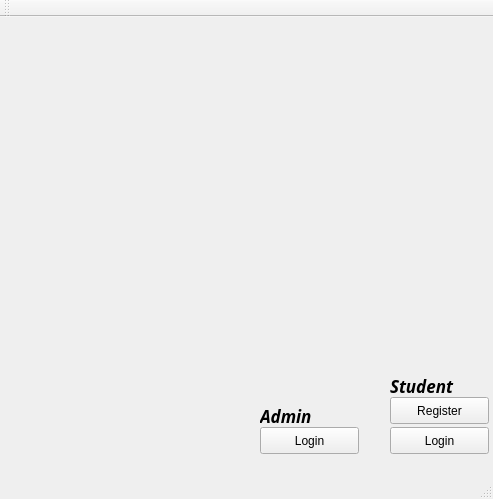
<?xml version="1.0" encoding="UTF-8"?>
<ui version="4.0">
 <class>MainWindow</class>
 <widget class="QMainWindow" name="MainWindow">
  <property name="geometry">
   <rect>
    <x>0</x>
    <y>0</y>
    <width>493</width>
    <height>499</height>
   </rect>
  </property>
  <property name="windowTitle">
   <string>MainWindow</string>
  </property>
  <property name="windowOpacity">
   <double>5.000000000000000</double>
  </property>
  <widget class="QWidget" name="centralWidget">
   <widget class="QPushButton" name="pushButton">
    <property name="geometry">
     <rect>
      <x>260</x>
      <y>410</y>
      <width>99</width>
      <height>27</height>
     </rect>
    </property>
    <property name="text">
     <string>Login</string>
    </property>
   </widget>
   <widget class="QPushButton" name="pushButton_2">
    <property name="geometry">
     <rect>
      <x>390</x>
      <y>410</y>
      <width>99</width>
      <height>27</height>
     </rect>
    </property>
    <property name="text">
     <string>Login</string>
    </property>
   </widget>
   <widget class="QPushButton" name="pushButton_3">
    <property name="geometry">
     <rect>
      <x>390</x>
      <y>380</y>
      <width>99</width>
      <height>27</height>
     </rect>
    </property>
    <property name="text">
     <string>Register</string>
    </property>
   </widget>
   <widget class="QLabel" name="label_2">
    <property name="geometry">
     <rect>
      <x>390</x>
      <y>360</y>
      <width>67</width>
      <height>17</height>
     </rect>
    </property>
    <property name="font">
     <font>
      <family>Sawasdee</family>
      <pointsize>13</pointsize>
      <weight>75</weight>
      <italic>true</italic>
      <bold>true</bold>
      <underline>false</underline>
     </font>
    </property>
    <property name="text">
     <string>Student</string>
    </property>
   </widget>
   <widget class="QLabel" name="label_3">
    <property name="geometry">
     <rect>
      <x>0</x>
      <y>360</y>
      <width>221</width>
      <height>101</height>
     </rect>
    </property>
    <property name="text">
     <string/>
    </property>
   </widget>
   <widget class="QLabel" name="label_5">
    <property name="geometry">
     <rect>
      <x>260</x>
      <y>390</y>
      <width>67</width>
      <height>17</height>
     </rect>
    </property>
    <property name="font">
     <font>
      <family>Sawasdee</family>
      <pointsize>13</pointsize>
      <weight>75</weight>
      <italic>true</italic>
      <bold>true</bold>
     </font>
    </property>
    <property name="text">
     <string>Admin</string>
    </property>
   </widget>
   <widget class="QLabel" name="label">
    <property name="geometry">
     <rect>
      <x>0</x>
      <y>230</y>
      <width>261</width>
      <height>131</height>
     </rect>
    </property>
    <property name="text">
     <string/>
    </property>
   </widget>
   <widget class="QLabel" name="label_4">
    <property name="geometry">
     <rect>
      <x>0</x>
      <y>-150</y>
      <width>491</width>
      <height>521</height>
     </rect>
    </property>
    <property name="text">
     <string/>
    </property>
   </widget>
   <widget class="QLabel" name="label_6">
    <property name="geometry">
     <rect>
      <x>-10</x>
      <y>-70</y>
      <width>511</width>
      <height>541</height>
     </rect>
    </property>
    <property name="text">
     <string/>
    </property>
   </widget>
   <zorder>label_6</zorder>
   <zorder>pushButton</zorder>
   <zorder>pushButton_2</zorder>
   <zorder>pushButton_3</zorder>
   <zorder>label_2</zorder>
   <zorder>label_3</zorder>
   <zorder>label_5</zorder>
   <zorder>label</zorder>
   <zorder>label_4</zorder>
  </widget>
  <widget class="QMenuBar" name="menuBar">
   <property name="geometry">
    <rect>
     <x>0</x>
     <y>0</y>
     <width>493</width>
     <height>25</height>
    </rect>
   </property>
  </widget>
  <widget class="QToolBar" name="mainToolBar">
   <attribute name="toolBarArea">
    <enum>TopToolBarArea</enum>
   </attribute>
   <attribute name="toolBarBreak">
    <bool>false</bool>
   </attribute>
  </widget>
  <widget class="QStatusBar" name="statusBar"/>
 </widget>
 <layoutdefault spacing="6" margin="11"/>
 <resources/>
 <connections/>
</ui>
